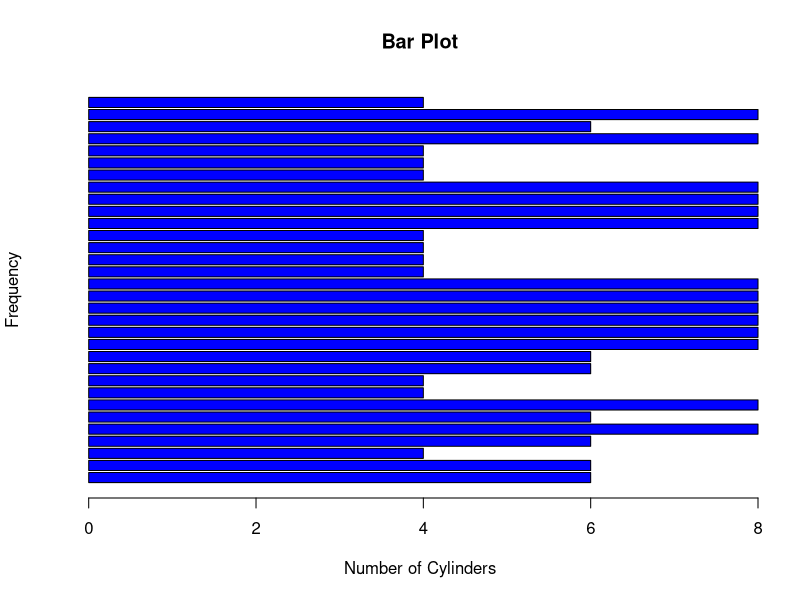
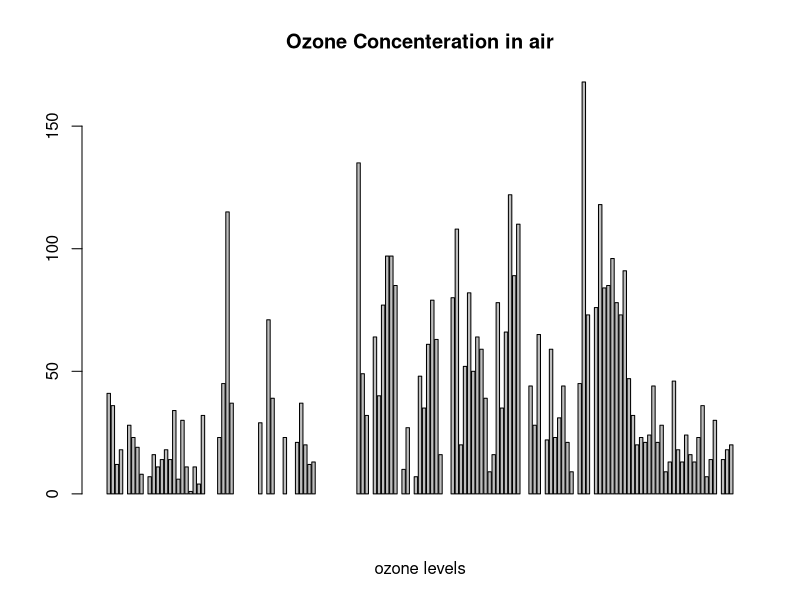

Generate these figures, in order, with R:
# Load mtcars dataset
data(mtcars)

# Create a table of counts for each cylinder type
cyl_counts <- table(mtcars$cyl)

# Create a bar plot using base R
barplot( #cyl_counts,
        mtcars$cyl,
        main="Bar Plot", 
        xlab="Number of Cylinders", 
        ylab="Frequency",
        col="blue",
        border="black",
        horiz = TRUE)

# Optionally, add more customizations such as axis limits, text annotations, etc.

# Horizontal Bar Plot for 
# Ozone concentration in air 
data(airquality)

barplot(airquality$Ozone, 
		main = 'Ozone Concenteration in air', 
		xlab = 'ozone levels') 

